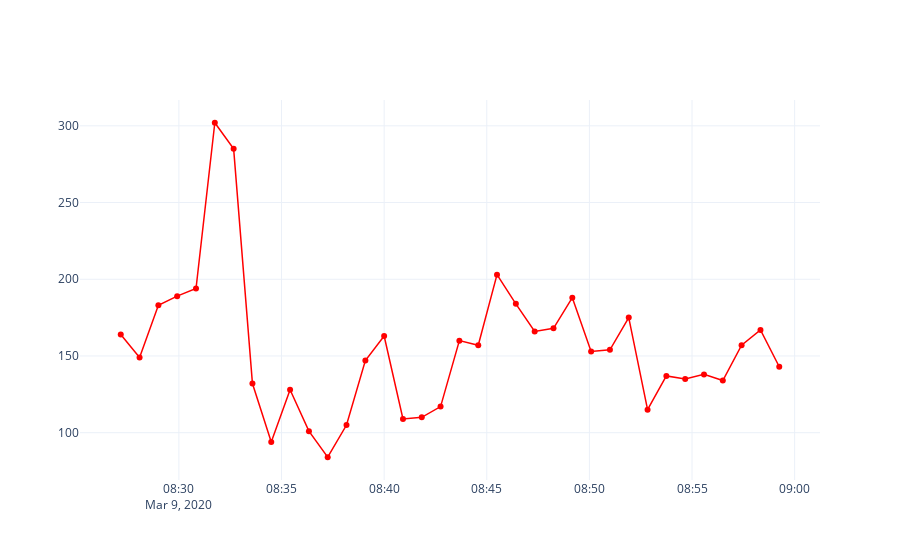

The notebook cell this image was saved under:
### Code cell
fig = go.Figure()
fig.add_trace(go.Scatter(
    x = hw_AB2.datetime,
    y = hw_AB2.headway,
    mode = 'lines+markers',
    line = dict(
        color = 'red',
        width = 1.5
    )
))
fig.show()
